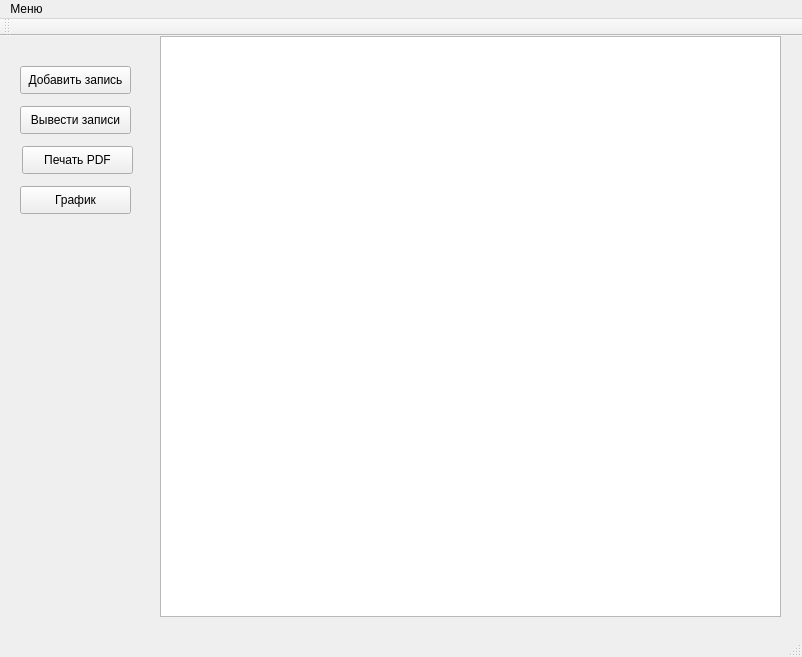
<?xml version="1.0" encoding="UTF-8"?>
<ui version="4.0">
 <class>MainWindow</class>
 <widget class="QMainWindow" name="MainWindow">
  <property name="geometry">
   <rect>
    <x>0</x>
    <y>0</y>
    <width>802</width>
    <height>657</height>
   </rect>
  </property>
  <property name="windowTitle">
   <string>MainWindow</string>
  </property>
  <widget class="QWidget" name="centralWidget">
   <widget class="QPushButton" name="add_record">
    <property name="geometry">
     <rect>
      <x>20</x>
      <y>30</y>
      <width>111</width>
      <height>28</height>
     </rect>
    </property>
    <property name="text">
     <string>Добавить запись</string>
    </property>
   </widget>
   <widget class="QTableView" name="tableView">
    <property name="geometry">
     <rect>
      <x>160</x>
      <y>0</y>
      <width>621</width>
      <height>581</height>
     </rect>
    </property>
   </widget>
   <widget class="QPushButton" name="pirnt">
    <property name="geometry">
     <rect>
      <x>20</x>
      <y>70</y>
      <width>111</width>
      <height>28</height>
     </rect>
    </property>
    <property name="text">
     <string>Вывести записи</string>
    </property>
   </widget>
   <widget class="QPushButton" name="toPDF">
    <property name="geometry">
     <rect>
      <x>22</x>
      <y>110</y>
      <width>111</width>
      <height>28</height>
     </rect>
    </property>
    <property name="text">
     <string>Печать PDF</string>
    </property>
   </widget>
   <widget class="QPushButton" name="graph">
    <property name="geometry">
     <rect>
      <x>20</x>
      <y>150</y>
      <width>111</width>
      <height>28</height>
     </rect>
    </property>
    <property name="text">
     <string>График</string>
    </property>
   </widget>
  </widget>
  <widget class="QMenuBar" name="menuBar">
   <property name="geometry">
    <rect>
     <x>0</x>
     <y>0</y>
     <width>802</width>
     <height>26</height>
    </rect>
   </property>
   <widget class="QMenu" name="menu">
    <property name="title">
     <string>Меню</string>
    </property>
    <addaction name="action"/>
   </widget>
   <addaction name="menu"/>
  </widget>
  <widget class="QToolBar" name="mainToolBar">
   <attribute name="toolBarArea">
    <enum>TopToolBarArea</enum>
   </attribute>
   <attribute name="toolBarBreak">
    <bool>false</bool>
   </attribute>
  </widget>
  <widget class="QStatusBar" name="statusBar"/>
  <action name="action">
   <property name="text">
    <string>Подключение к бд</string>
   </property>
  </action>
 </widget>
 <layoutdefault spacing="6" margin="11"/>
 <resources/>
 <connections/>
</ui>
